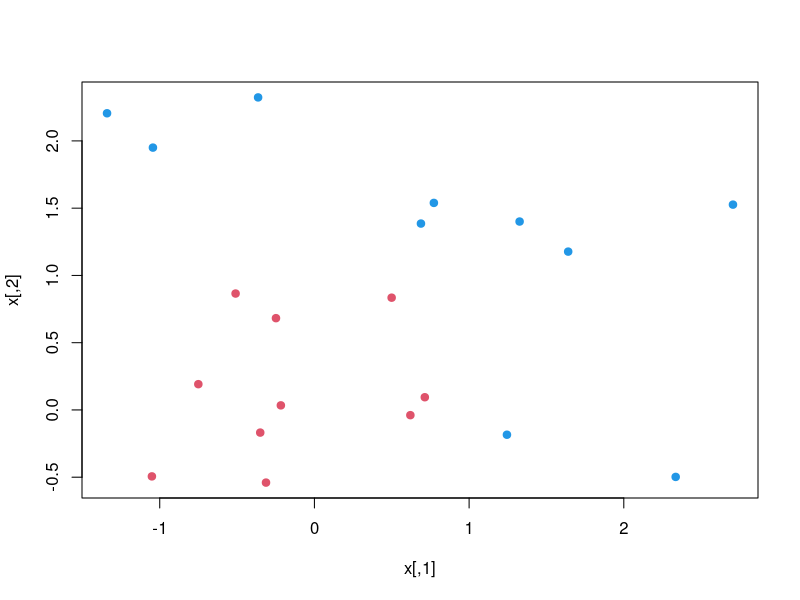
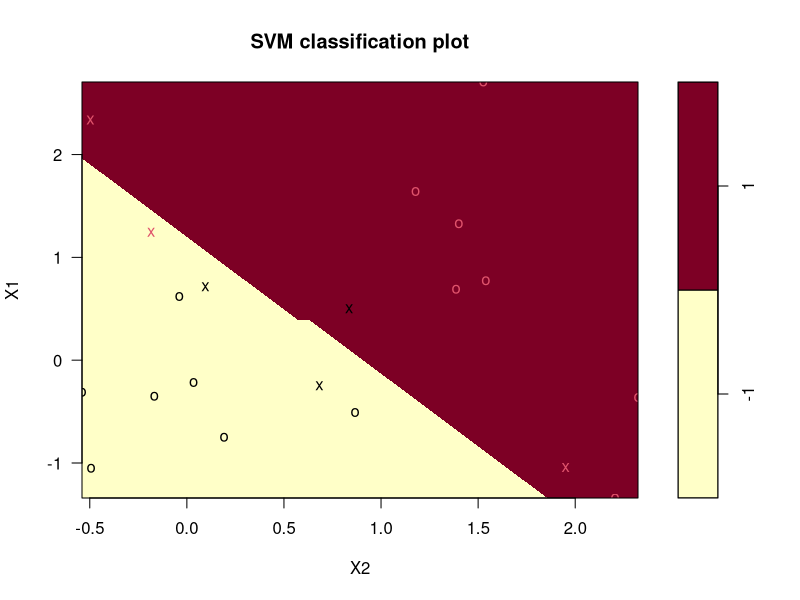
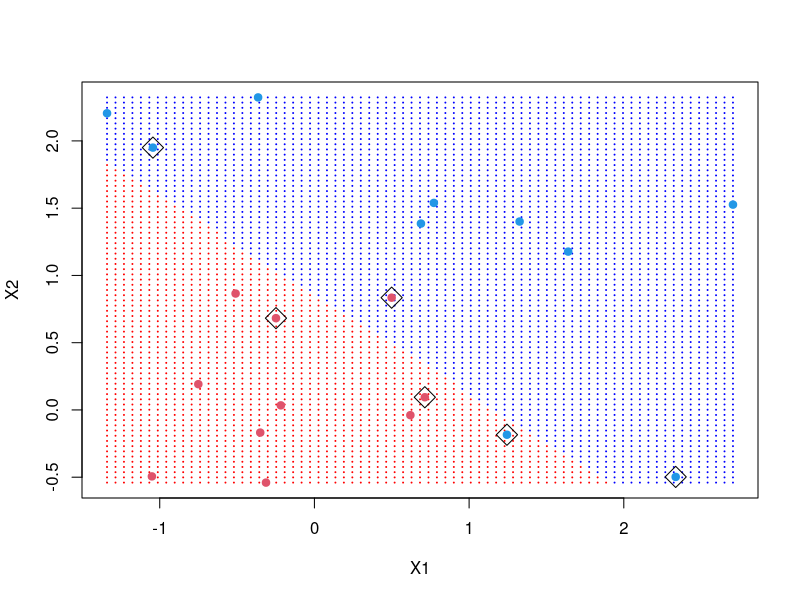
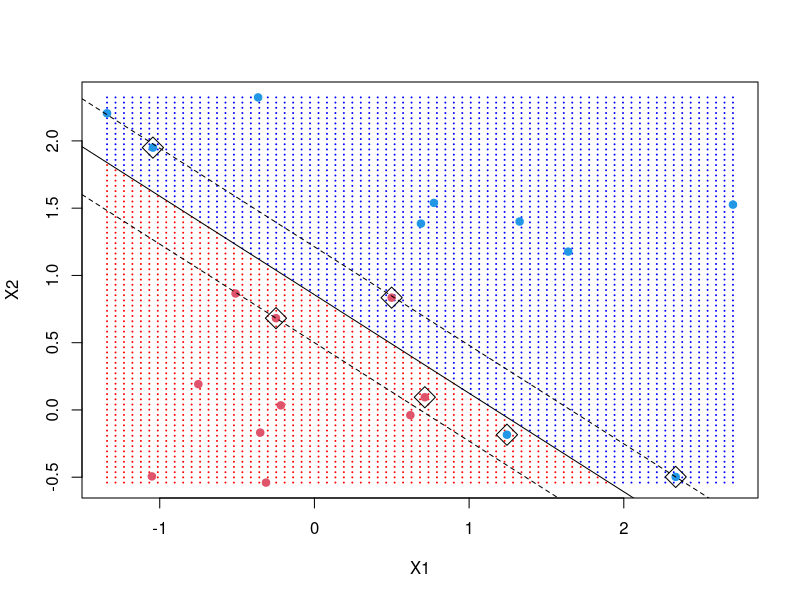

The R source for these figures, in order:
## ---- chunk 1
set.seed(10111)
# Make a matrix x, normally distributed with 20 observations in 2 classes/variables.
x <- matrix(rnorm(40), 20, 2)
x
# Make a y variable which is going to be either -1 or 1, with 10 in each class.
y <- rep(c(-1, 1), c(10, 10))
y
# For y = 1, move the means from 0 to 1 in each of the coordinates.
x[y == 1, ] <- x[y == 1, ] + 1 # Alternative for loop notation to increase values in rows 11 to 20 by 1.
x
plot(x, col = y + 3, pch = 19) # pch = 19 creates big visible dots coded blue or red according to whether the response is 1 or -1.
## ---- chunk 2
# Load the package `e1071` which contains the `svm` function.
library(e1071)
# Turn the data into a data frame and make `y` a factor variable.
dat <- data.frame(x, y = as.factor(y))
dat
# Train the model on the data
svmfit <- svm(y ~ ., data = dat, kernel = 'linear', cost = 10, scale = F)
print(svmfit)
## ---- chunk 3
# Plot of SVM that shows the decision boundary.
plot(svmfit, dat)
## ---- chunk 4
make.grid <- function(data_matrix, size = 75) {
  # Get the range of each of the variables in the data_matrix
  grid_range = apply(data_matrix, 2, range)
  # print(grid_range)
  # Use the seq function to go from the lowest to the upper value to make a grid of length = size
  x1 = seq(from = grid_range[1, 1], to = grid_range[2, 1], length = size)
  x2 = seq(from = grid_range[1, 2], to = grid_range[2, 2], length = size)
  # Make the lattice using expand.grid()
  expand.grid(X1 = x1, X2 = x2)
}
## ---- chunk 5
xgrid <- make.grid(x)
xgrid[1:10, ]
## ---- chunk 6
# Use predict() and name the response 'ygrid'.
ygrid <- predict(svmfit, xgrid)
ygrid
# Plot and colour code the points according to the classification so that the decision boundary is clear.
plot(xgrid, col = c("red", "blue")[as.numeric(ygrid)], pch = 20, cex = 0.2)
# Put the original points on the plot.
points(x, col = y + 3, pch = 19)
# scmfit$index tells which are the support points. You can include them in the plot.
points(x[svmfit$index, ], pch = 5, cex = 2)
## ---- chunk 7
beta <- drop(t(svmfit$coefs) %*% x[svmfit$index, ])
beta0 <- svmfit$rho
## ---- chunk 8
# Same as previously
plot(xgrid, col = c("red", "blue")[as.numeric(ygrid)], pch = 20, cex = .2)
points(x, col = y + 3, pch = 19)
points(x[svmfit$index,], pch = 5, cex = 2)
# Add the decision boundary
abline(beta0 / beta[2], -beta[1] / beta[2])
abline((beta0 - 1) / beta[2], -beta[1] / beta[2], lty = 2)
abline((beta0 + 1) / beta[2], -beta[1] / beta[2], lty = 2)
